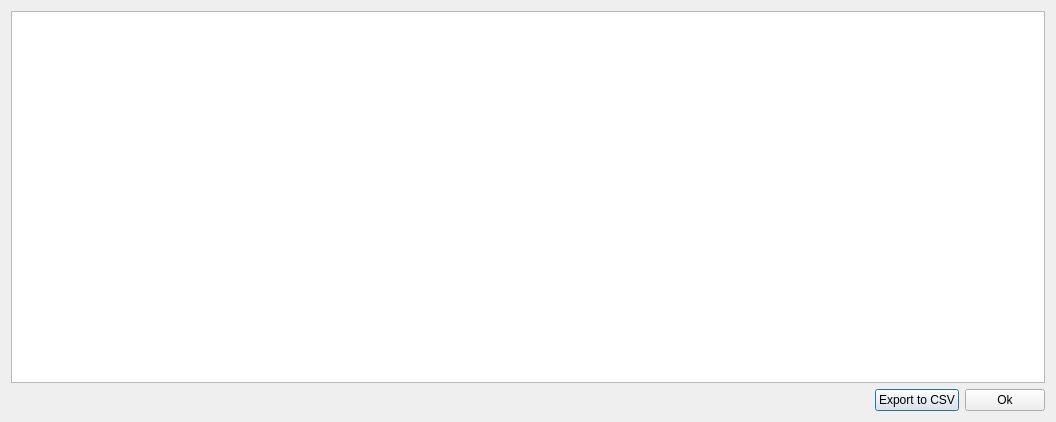
<?xml version="1.0" encoding="UTF-8"?>
<ui version="4.0">
 <class>StatsWindow</class>
 <widget class="QDialog" name="StatsWindow">
  <property name="geometry">
   <rect>
    <x>0</x>
    <y>0</y>
    <width>1056</width>
    <height>422</height>
   </rect>
  </property>
  <property name="windowTitle">
   <string>Statistics</string>
  </property>
  <layout class="QVBoxLayout" name="verticalLayout">
   <item>
    <widget class="StatsTableView" name="tableView">
     <property name="selectionMode">
      <enum>QAbstractItemView::ExtendedSelection</enum>
     </property>
    </widget>
   </item>
   <item>
    <layout class="QHBoxLayout" name="horizontalLayout">
     <item>
      <spacer name="horizontalSpacer">
       <property name="orientation">
        <enum>Qt::Horizontal</enum>
       </property>
       <property name="sizeHint" stdset="0">
        <size>
         <width>40</width>
         <height>20</height>
        </size>
       </property>
      </spacer>
     </item>
     <item>
      <widget class="QLabel" name="statusLabel">
       <property name="text">
        <string/>
       </property>
      </widget>
     </item>
     <item>
      <widget class="QPushButton" name="exportButton">
       <property name="text">
        <string>Export to CSV</string>
       </property>
      </widget>
     </item>
     <item>
      <widget class="QPushButton" name="pushButton">
       <property name="text">
        <string>Ok</string>
       </property>
      </widget>
     </item>
    </layout>
   </item>
  </layout>
 </widget>
 <customwidgets>
  <customwidget>
   <class>StatsTableView</class>
   <extends>QTableView</extends>
   <header>src/statstableview.h</header>
  </customwidget>
 </customwidgets>
 <resources/>
 <connections>
  <connection>
   <sender>pushButton</sender>
   <signal>clicked()</signal>
   <receiver>StatsWindow</receiver>
   <slot>accept()</slot>
   <hints>
    <hint type="sourcelabel">
     <x>303</x>
     <y>263</y>
    </hint>
    <hint type="destinationlabel">
     <x>247</x>
     <y>269</y>
    </hint>
   </hints>
  </connection>
 </connections>
</ui>
